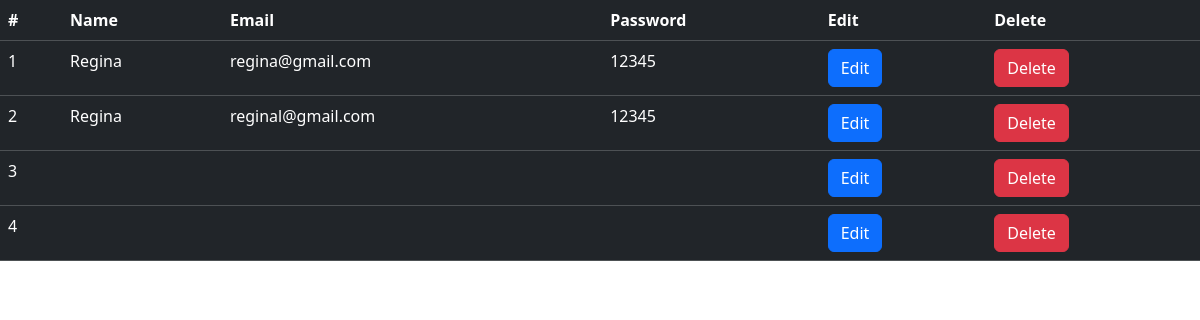
The page /posts.php on the database as committed earlier.
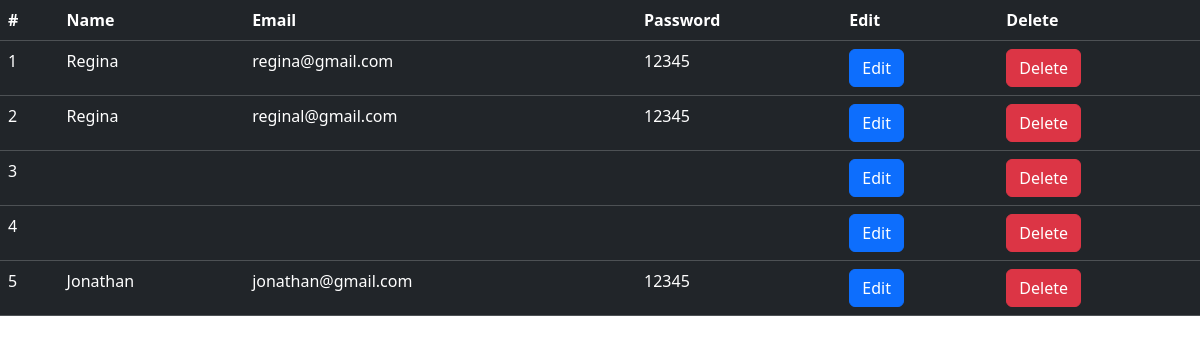
The same page on the database as committed later.
### tables this page shows
CREATE TABLE users 
(`id` INTEGER PRIMARY KEY,
`username` TEXT NOT NULL,
`email` TEXT NOT NULL UNIQUE,
`password` TEXT NOT NULL);

### posts.php (the view, shortened to what this page needs)
<!DOCTYPE html>
<html lang="en">
<head>
    <link href="https://cdn.jsdelivr.net/npm/bootstrap@5.3.7/dist/css/bootstrap.min.css" rel="stylesheet">
</head>
<body>
    <div class="tableHolder">
        <table class="table table-dark hover">
            <tr>
                <th>#</th>
                <th>Name</th>
                <th>Email</th>
                <th>Password</th>
                <th>Edit</th>
                <th>Delete</th>
            </tr>
            <?php
                $conn = GetConnection();
                $readData = $conn->query("SELECT * FROM `users`");
                $index = 1;
                while($data = $readData->fetchArray()):
                ?>
                    <tr>
                        <td><?= $index ++;  ?></td>
                        <td><?= htmlspecialchars($data['username']); ?></td>
                        <td> <?= htmlspecialchars($data['email']); ?></td>
                        <td> <?= htmlspecialchars($data['password']); ?> </td>
                        <td>
                            <form id="edit">
                                <button type="button" class="btn btn-primary text-capitalize" onclick="EditData(this)"
                                data-editId="<?= $data['id'];  ?>"
                                >edit</button>
                            </form>
                        </td>
                        <td>
                            <form id="delete">
                                <button class="btn btn-danger">Delete</button>
                            </form>
                        </td>
                    </tr>
                <?php endwhile; ?>
        </table>
    </div>
</body>
</html>

Rows that differ between the two databases and show on the page:
added users: username "Jonathan", email "jonathan@gmail.com", password "12345"
